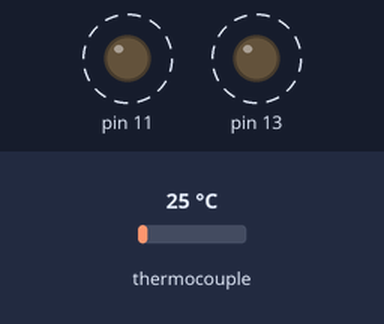
This sketch was run on a simulated Arduino Uno, built with avr-gcc and run on an emulated ATmega328P. Parts: output pins drawn as LEDs (lit = HIGH). Dashed ring = blinking. The inputs (shaded band) are chosen by the test bench; at power-on: thermocouple 25 °C. What the sketch prints to the serial monitor is not drawn.

Above: at 1.2 s.
1.3 s: thermocouple set to 6 °C
4.3 s: thermocouple set to 75 °C
Timing chart, 0 to 13.3 s (numbered marks = the images above; inputs shaded):
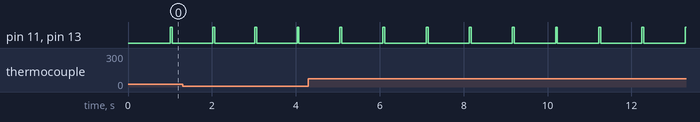

Measured:
- by itself, pin 11, pin 13: alternates HIGH for 0.04 s and LOW for 0.98 s

The sketch:

transferHeater.ino
```cpp
//Written by Jeff Ahlers 6/21/2020
#include <PID_v1.h>
//#define relayPin B00001000
#define relayPin B00101000 //Pin 11 && 13
#define RTD A3


#include <Adafruit_MAX31865.h>
Adafruit_MAX31865 thermo = Adafruit_MAX31865(5, 6, 7, 8);

// The value of the Rref resistor. Use 430.0 for PT100 and 4300.0 for PT1000

#define RREF      430.0

// The 'nominal' 0-degrees-C resistance of the sensor
// 100.0 for PT100, 1000.0 for PT1000

#define RNOMINAL  100.0

//Define Variables we'll be connecting to
double Setpoint, Input, Output;

//Specify the links and initial tuning parameters
//No idea if the default Kp Ki Kd are correct
double aggKp=5, aggKi=0, aggKd=0;
double consKp=5, consKi=0, consKd=0;
const byte numChars = 32;
char receivedChars[numChars];
boolean newData = false;
PID myPID(&Input, &Output, &Setpoint, consKp, consKi, consKd, DIRECT);

unsigned long now = millis();
unsigned long then = millis();
bool heaterState = false;

unsigned long statusNow = millis();
unsigned long statusThen = millis();


unsigned long computeNow = millis();
unsigned long computeThen = millis();

enum serialState {
  idle,
  magic,
  tempCom,
  d1,
  d2,
  d3,
  d4,
  d5,
  finalizing
};

double unconfirmedSetpoint = 0;
serialState state = idle;
int i = 0;

void setup() {
  // Set pin 11 to output:
  DDRB = DDRB | relayPin;
  //Set pins 8-13 low
  PORTB = PORTB & B11000000;
  Setpoint = 0;
  Input = readRTD();
  myPID.SetOutputLimits(0, 100);
  //Turn the PID on
  myPID.SetMode(AUTOMATIC);
  Serial.begin(9600);
  thermo.begin(MAX31865_3WIRE);
}

void loop() {
  recvWithStartEndMarkers();
  computeNow = millis();
  if (computeNow >= computeThen + 200) {
    Input = readRTD();
    if(Input- Setpoint >= 0){
       myPID.SetTunings(consKp, consKi, consKd);
       //Serial.println("Down parameters");
    }

   else{
     myPID.SetTunings(aggKp, aggKi, aggKd);
     //Serial.println("Up parameters");
   }
    myPID.Compute();
    //Serial.print("Output is: ");
    //Serial.println(Output);
    computeThen = computeNow;
  }
  slowPWM(Output);
  SerialSend();

  //Display status message
  statusNow = millis();
  if (statusNow >= statusThen + 3000) {
    statusThen = statusNow;
    //Serial.print("The time is: ");
    //Serial.print(statusNow);
    //Serial.print(" The setpoint is: ");
    //Serial.print(Setpoint);
    //Serial.print(". The current temperature is: ");
    //Serial.println(readRTD());
  }
}
//Low frequency PWM for the solid state relay
void slowPWM(double setPer) {
  //In milliseconds
  double period = 1000 ;
  double onTime = period * setPer / 100;
 // Serial.print("Ontime: ");
  //CS 035.0E
  //Serial.println(onTime);
  now = millis();
  if (now >= then + onTime && heaterState) {
    //Turn heater off
    PORTB = PORTB & ~relayPin;
    heaterState = false;
  } else if (now >= then + period) {
    //Turn heater on
    PORTB = PORTB | relayPin;
    heaterState = true;
    then = now;
  }
}
//Read a temperature value. refResitance and the slope should be calibrated. Nominal: 100 Ohm refResist, 0.385 Ohm/C, 100 Ohm at 0 C
double readRTD() {
   uint16_t rtd = thermo.readRTD();

 // Serial.print("RTD value: "); Serial.println(rtd);
  float ratio = rtd;
  ratio /= 32768;
  //Serial.print("Ratio = "); Serial.println(ratio,8);
 // Serial.print("Resistance = "); Serial.println(RREF*ratio,8);
  double temperature = thermo.temperature(RNOMINAL, RREF);
 // Serial.print("Temperature = "); Serial.println(temperature);

  // Check and print any faults
  uint8_t fault = thermo.readFault();
  if (fault) {
    Serial.print("Fault 0x"); Serial.println(fault, HEX);
    if (fault & MAX31865_FAULT_HIGHTHRESH) {
      Serial.println("RTD High Threshold");
    }
    if (fault & MAX31865_FAULT_LOWTHRESH) {
      Serial.println("RTD Low Threshold");
    }
    if (fault & MAX31865_FAULT_REFINLOW) {
      Serial.println("REFIN- > 0.85 x Bias");
    }
    if (fault & MAX31865_FAULT_REFINHIGH) {
      Serial.println("REFIN- < 0.85 x Bias - FORCE- open");
    }
    if (fault & MAX31865_FAULT_RTDINLOW) {
      Serial.println("RTDIN- < 0.85 x Bias - FORCE- open");
    }
    if (fault & MAX31865_FAULT_OVUV) {
      Serial.println("Under/Over voltage");
    }
    thermo.clearFault();
  }
  //Serial.println();
  return temperature;
}


void recvWithStartEndMarkers() {
    static boolean recvInProgress = false;
    static byte ndx = 0;
    char startMarker = 'k';
    char endMarker_1 = 'p';
    char endMarker_2 = 'i';
    char endMarker_3 = 'd';
    char endMarker_4 = 't';

    char rc;
    newData = false;


    while (Serial.available() > 0 && newData == false) {
        rc = Serial.read();
        if (rc == startMarker && recvInProgress == false) {
            recvInProgress = true;
        }
        else if (rc == endMarker_1 && recvInProgress == true) {
                receivedChars[ndx] = '\0'; // terminate the string
                recvInProgress = false;
                ndx = 0;
                newData = true;
                aggKp = atof(receivedChars);
                consKp = atof(receivedChars);
            }
        else if(rc == endMarker_2 && recvInProgress == true) {
                receivedChars[ndx] = '\0'; // terminate the string
                recvInProgress = false;
                ndx = 0;
                newData = true;
                aggKi = atof(receivedChars);
                consKi = atof(receivedChars);
            }
        else if (rc == endMarker_3 && recvInProgress == true) {
                receivedChars[ndx] = '\0'; // terminate the string
                recvInProgress = false;
                ndx = 0;
                newData = true;
                aggKd = atof(receivedChars);
                consKd = atof(receivedChars);
            }
        else if (rc == endMarker_4&& recvInProgress == true) {
                receivedChars[ndx] = '\0'; // terminate the string
                recvInProgress = false;
                ndx = 0;
                newData = true;
                Setpoint = atof(receivedChars);
            }
        else if (recvInProgress == true) {
            receivedChars[ndx] = rc;
            ndx++;
            if (ndx >= numChars) {
              ndx = numChars - 1;
              }
            }
        else{
            recvInProgress = false;
        }
        }

    }


void SerialSend()
{
    Serial.print("<");
    Serial.print(Input);
    Serial.println(">");
    Serial.print("(");
    Serial.print(Setpoint);
    Serial.println(")");
    Serial.print("{");
    Serial.print(Output);
    Serial.println("}");
    Serial.print("$");
    Serial.print(aggKp);
    Serial.print(',');
    Serial.print(aggKi);
    Serial.print(',');
    Serial.print(aggKd);
    Serial.println("&");
}
```
